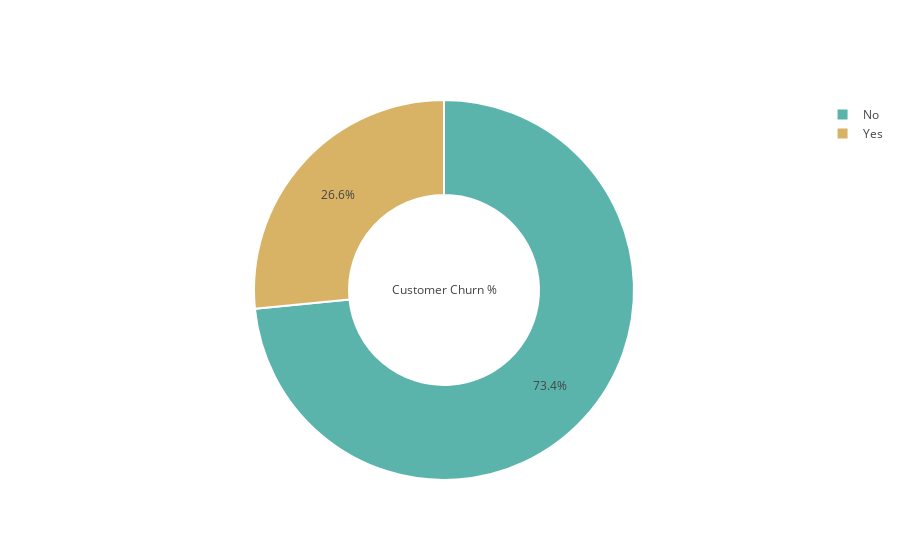

This figure's notebook cell:
### Code cell
ChurnData = go.Pie(labels = df["Churn"].value_counts().keys().tolist() ,
               values = df["Churn"].value_counts().values.tolist() ,
               marker = dict(colors =  [ '#5ab4ac' ,'#d8b365'],
                             line = dict(color = "white",width =  2)),
               hoverinfo = "label+value",
               hole = .5,title = "Customer Churn %"
              )
data = [ChurnData]
fig = go.Figure(data = data)
py.iplot(fig)

### Figure 1 — Plotly figure (JSON) as saved in the notebook; plotly's stock layout.template omitted (floating-point values rounded to 4 significant figures)
{"data": [{"hole": 0.5, "hoverinfo": "label+value", "labels": ["No", "Yes"], "marker": {"colors": ["#5ab4ac", "#d8b365"], "line": {"color": "white", "width": 2}}, "title": "Customer Churn %", "type": "pie", "uid": "c34f4fb2-7102-4f71-b44e-f0d6d607cf59", "values": [5163, 1869]}], "layout": {}}
